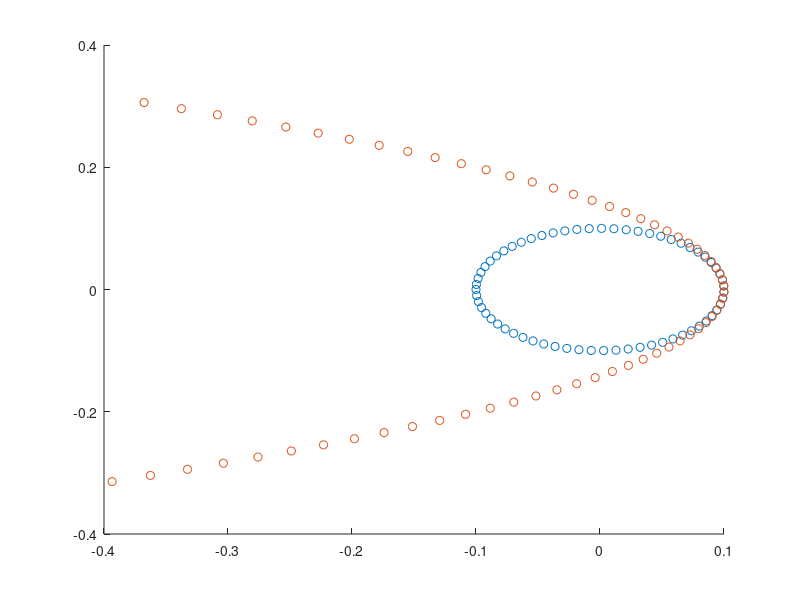
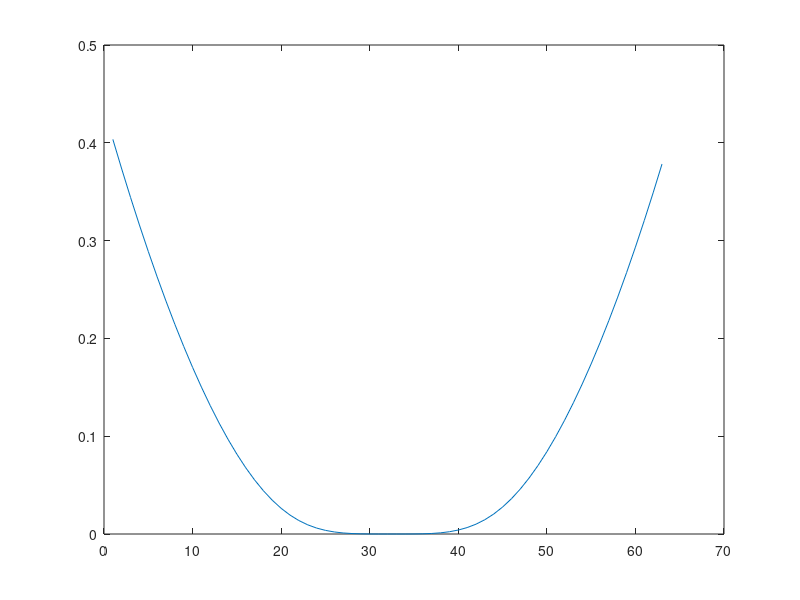

Write MATLAB code to recreate these figures, in order.
%clear workspace
clear all
close all

s = -pi:0.1:pi;

k = 10;
r = 1/k;
s0=0;
alpha_x = r*cos(s+s0);
alpha_y = r*sin(s+s0);

alpha = [alpha_x', alpha_y'];
alphaMag = sqrt(alpha_x.^2 + alpha_y.^2);

figure;
scatter(alpha(:,1),alpha(:,2));
hold on;

x=r*cos(s0)+s*(-r*sin(s0))+ ((s.^2)/2)*(-r*cos(s0));
y=r*sin(s0)+s*(r*cos(s0))+ ((s.^2)/2)*(-r*sin(s0));
frenet = [x',y'];
frenetMeg = sqrt(x.^2+y.^2);

scatter(frenet(:,1),frenet(:,2));

magErr = abs (frenetMeg - alphaMag);
figure;
plot(magErr);
